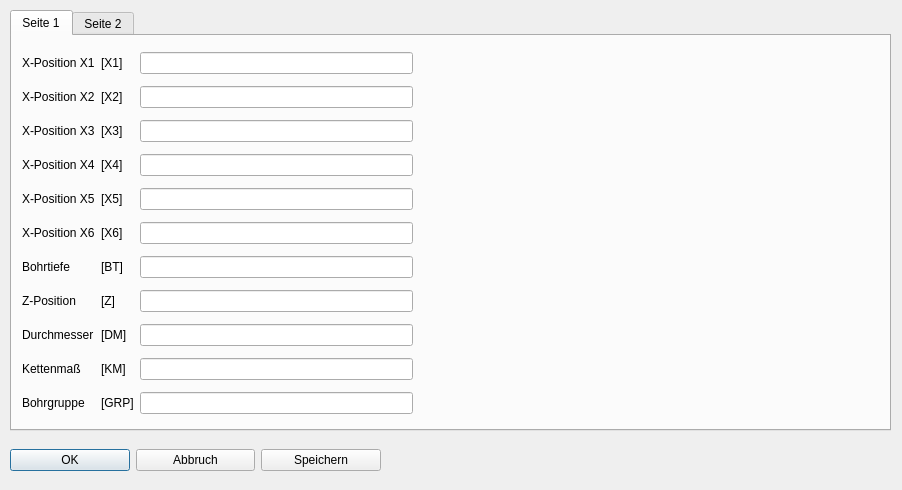
<?xml version="1.0" encoding="UTF-8"?>
<ui version="4.0">
 <class>Dialog_hbeyp</class>
 <widget class="QDialog" name="Dialog_hbeyp">
  <property name="geometry">
   <rect>
    <x>0</x>
    <y>0</y>
    <width>902</width>
    <height>490</height>
   </rect>
  </property>
  <property name="windowTitle">
   <string>HBE Y plus</string>
  </property>
  <property name="modal">
   <bool>true</bool>
  </property>
  <widget class="QTabWidget" name="tabWidget">
   <property name="geometry">
    <rect>
     <x>10</x>
     <y>10</y>
     <width>881</width>
     <height>421</height>
    </rect>
   </property>
   <property name="currentIndex">
    <number>0</number>
   </property>
   <widget class="QWidget" name="tab">
    <attribute name="title">
     <string>Seite 1</string>
    </attribute>
    <widget class="QWidget" name="layoutWidget">
     <property name="geometry">
      <rect>
       <x>10</x>
       <y>10</y>
       <width>391</width>
       <height>381</height>
      </rect>
     </property>
     <layout class="QGridLayout" name="gridLayout">
      <item row="10" column="0">
       <widget class="QLabel" name="label_6">
        <property name="text">
         <string>Bohrgruppe</string>
        </property>
       </widget>
      </item>
      <item row="1" column="2">
       <widget class="QLineEdit" name="lineEdit_x2"/>
      </item>
      <item row="6" column="2">
       <widget class="QLineEdit" name="lineEdit_boti"/>
      </item>
      <item row="2" column="0">
       <widget class="QLabel" name="label_2">
        <property name="text">
         <string>X-Position X3</string>
        </property>
       </widget>
      </item>
      <item row="2" column="1">
       <widget class="QLabel" name="label_37">
        <property name="text">
         <string>[X3]</string>
        </property>
       </widget>
      </item>
      <item row="7" column="2">
       <widget class="QLineEdit" name="lineEdit_z"/>
      </item>
      <item row="4" column="0">
       <widget class="QLabel" name="label_34">
        <property name="text">
         <string>X-Position X5</string>
        </property>
       </widget>
      </item>
      <item row="8" column="0">
       <widget class="QLabel" name="label_5">
        <property name="text">
         <string>Durchmesser</string>
        </property>
       </widget>
      </item>
      <item row="5" column="1">
       <widget class="QLabel" name="label_40">
        <property name="text">
         <string>[X6]</string>
        </property>
       </widget>
      </item>
      <item row="3" column="0">
       <widget class="QLabel" name="label_16">
        <property name="text">
         <string>X-Position X4</string>
        </property>
       </widget>
      </item>
      <item row="8" column="2">
       <widget class="QLineEdit" name="lineEdit_dm"/>
      </item>
      <item row="8" column="1">
       <widget class="QLabel" name="label_9">
        <property name="text">
         <string>[DM]</string>
        </property>
       </widget>
      </item>
      <item row="10" column="1">
       <widget class="QLabel" name="label_10">
        <property name="text">
         <string>[GRP]</string>
        </property>
       </widget>
      </item>
      <item row="6" column="1">
       <widget class="QLabel" name="label_8">
        <property name="text">
         <string>[BT]</string>
        </property>
       </widget>
      </item>
      <item row="4" column="1">
       <widget class="QLabel" name="label_39">
        <property name="text">
         <string>[X5]</string>
        </property>
       </widget>
      </item>
      <item row="10" column="2">
       <widget class="QLineEdit" name="lineEdit_grp"/>
      </item>
      <item row="4" column="2">
       <widget class="QLineEdit" name="lineEdit_x5"/>
      </item>
      <item row="0" column="0">
       <widget class="QLabel" name="label_3">
        <property name="text">
         <string>X-Position X1</string>
        </property>
       </widget>
      </item>
      <item row="7" column="1">
       <widget class="QLabel" name="label_42">
        <property name="text">
         <string>[Z]</string>
        </property>
       </widget>
      </item>
      <item row="5" column="2">
       <widget class="QLineEdit" name="lineEdit_x6"/>
      </item>
      <item row="5" column="0">
       <widget class="QLabel" name="label_35">
        <property name="text">
         <string>X-Position X6</string>
        </property>
       </widget>
      </item>
      <item row="1" column="0">
       <widget class="QLabel" name="label">
        <property name="text">
         <string>X-Position X2</string>
        </property>
       </widget>
      </item>
      <item row="6" column="0">
       <widget class="QLabel" name="label_4">
        <property name="text">
         <string>Bohrtiefe</string>
        </property>
       </widget>
      </item>
      <item row="3" column="2">
       <widget class="QLineEdit" name="lineEdit_x4"/>
      </item>
      <item row="3" column="1">
       <widget class="QLabel" name="label_38">
        <property name="text">
         <string>[X4]</string>
        </property>
       </widget>
      </item>
      <item row="2" column="2">
       <widget class="QLineEdit" name="lineEdit_x3"/>
      </item>
      <item row="1" column="1">
       <widget class="QLabel" name="label_36">
        <property name="text">
         <string>[X2]</string>
        </property>
       </widget>
      </item>
      <item row="7" column="0">
       <widget class="QLabel" name="label_41">
        <property name="text">
         <string>Z-Position</string>
        </property>
       </widget>
      </item>
      <item row="0" column="2">
       <widget class="QLineEdit" name="lineEdit_x1"/>
      </item>
      <item row="0" column="1">
       <widget class="QLabel" name="label_7">
        <property name="text">
         <string>[X1]</string>
        </property>
       </widget>
      </item>
      <item row="9" column="2">
       <widget class="QLineEdit" name="lineEdit_kette"/>
      </item>
      <item row="9" column="0">
       <widget class="QLabel" name="label_43">
        <property name="text">
         <string>Kettenmaß</string>
        </property>
       </widget>
      </item>
      <item row="9" column="1">
       <widget class="QLabel" name="label_44">
        <property name="text">
         <string>[KM]</string>
        </property>
       </widget>
      </item>
     </layout>
    </widget>
    <widget class="QLabel" name="label_bild">
     <property name="geometry">
      <rect>
       <x>410</x>
       <y>10</y>
       <width>461</width>
       <height>381</height>
      </rect>
     </property>
     <property name="text">
      <string/>
     </property>
    </widget>
   </widget>
   <widget class="QWidget" name="tab_2">
    <attribute name="title">
     <string>Seite 2</string>
    </attribute>
    <widget class="QWidget" name="layoutWidget_2">
     <property name="geometry">
      <rect>
       <x>11</x>
       <y>9</y>
       <width>391</width>
       <height>381</height>
      </rect>
     </property>
     <layout class="QGridLayout" name="gridLayout_2">
      <item row="3" column="1">
       <widget class="QLabel" name="label_18">
        <property name="text">
         <string>[ABV]</string>
        </property>
       </widget>
      </item>
      <item row="0" column="2">
       <widget class="QLineEdit" name="lineEdit_y2"/>
      </item>
      <item row="6" column="2">
       <widget class="QLineEdit" name="lineEdit_bez"/>
      </item>
      <item row="4" column="2">
       <widget class="QLineEdit" name="lineEdit_bovo"/>
      </item>
      <item row="7" column="0">
       <widget class="QLabel" name="label_33">
        <property name="text">
         <string>Ausführbedingung</string>
        </property>
       </widget>
      </item>
      <item row="1" column="0">
       <widget class="QLabel" name="label_46">
        <property name="text">
         <string>Y Position Y1</string>
        </property>
       </widget>
      </item>
      <item row="0" column="1">
       <widget class="QLabel" name="label_47">
        <property name="text">
         <string>[Y2]</string>
        </property>
       </widget>
      </item>
      <item row="2" column="0">
       <widget class="QLabel" name="label_11">
        <property name="text">
         <string>Anbohrtiefe</string>
        </property>
       </widget>
      </item>
      <item row="6" column="0">
       <widget class="QLabel" name="label_30">
        <property name="text">
         <string>Bezeichnung</string>
        </property>
       </widget>
      </item>
      <item row="1" column="1">
       <widget class="QLabel" name="label_48">
        <property name="text">
         <string>[Y1]</string>
        </property>
       </widget>
      </item>
      <item row="3" column="2">
       <widget class="QLineEdit" name="lineEdit_anbovo"/>
      </item>
      <item row="7" column="2">
       <widget class="QLineEdit" name="lineEdit_afb"/>
      </item>
      <item row="5" column="2">
       <widget class="QLineEdit" name="lineEdit_n"/>
      </item>
      <item row="0" column="0">
       <widget class="QLabel" name="label_45">
        <property name="text">
         <string>Y Position Y2 (Nein/-1)</string>
        </property>
       </widget>
      </item>
      <item row="7" column="1">
       <widget class="QLabel" name="label_32">
        <property name="text">
         <string>[AFB]</string>
        </property>
       </widget>
      </item>
      <item row="4" column="1">
       <widget class="QLabel" name="label_22">
        <property name="text">
         <string>[BV]</string>
        </property>
       </widget>
      </item>
      <item row="4" column="0">
       <widget class="QLabel" name="label_21">
        <property name="text">
         <string>Bohrvorschub</string>
        </property>
       </widget>
      </item>
      <item row="2" column="2">
       <widget class="QLineEdit" name="lineEdit_anboti"/>
      </item>
      <item row="3" column="0">
       <widget class="QLabel" name="label_17">
        <property name="text">
         <string>Anbohrvorschub</string>
        </property>
       </widget>
      </item>
      <item row="5" column="0">
       <widget class="QLabel" name="label_24">
        <property name="text">
         <string>Drehzahl</string>
        </property>
       </widget>
      </item>
      <item row="5" column="1">
       <widget class="QLabel" name="label_25">
        <property name="text">
         <string>[N]</string>
        </property>
       </widget>
      </item>
      <item row="6" column="1">
       <widget class="QLabel" name="label_31">
        <property name="text">
         <string>[BEZ]</string>
        </property>
       </widget>
      </item>
      <item row="1" column="2">
       <widget class="QLineEdit" name="lineEdit_y1"/>
      </item>
      <item row="2" column="1">
       <widget class="QLabel" name="label_13">
        <property name="text">
         <string>[ABT]</string>
        </property>
       </widget>
      </item>
     </layout>
    </widget>
    <widget class="QLabel" name="label_bild_2">
     <property name="geometry">
      <rect>
       <x>410</x>
       <y>10</y>
       <width>461</width>
       <height>381</height>
      </rect>
     </property>
     <property name="text">
      <string/>
     </property>
    </widget>
   </widget>
  </widget>
  <widget class="QWidget" name="layoutWidget_3">
   <property name="geometry">
    <rect>
     <x>10</x>
     <y>440</y>
     <width>371</width>
     <height>41</height>
    </rect>
   </property>
   <layout class="QHBoxLayout" name="horizontalLayout">
    <item>
     <widget class="QPushButton" name="pushButton_ok">
      <property name="text">
       <string>OK</string>
      </property>
     </widget>
    </item>
    <item>
     <widget class="QPushButton" name="pushButton_esc">
      <property name="text">
       <string>Abbruch</string>
      </property>
     </widget>
    </item>
    <item>
     <widget class="QPushButton" name="pushButton_save">
      <property name="text">
       <string>Speichern</string>
      </property>
     </widget>
    </item>
   </layout>
  </widget>
 </widget>
 <tabstops>
  <tabstop>tabWidget</tabstop>
  <tabstop>lineEdit_x1</tabstop>
  <tabstop>lineEdit_x2</tabstop>
  <tabstop>lineEdit_x3</tabstop>
  <tabstop>lineEdit_x4</tabstop>
  <tabstop>lineEdit_x5</tabstop>
  <tabstop>lineEdit_x6</tabstop>
  <tabstop>lineEdit_boti</tabstop>
  <tabstop>lineEdit_z</tabstop>
  <tabstop>lineEdit_dm</tabstop>
  <tabstop>lineEdit_kette</tabstop>
  <tabstop>lineEdit_grp</tabstop>
  <tabstop>pushButton_ok</tabstop>
  <tabstop>pushButton_esc</tabstop>
  <tabstop>pushButton_save</tabstop>
  <tabstop>lineEdit_y2</tabstop>
  <tabstop>lineEdit_y1</tabstop>
  <tabstop>lineEdit_anboti</tabstop>
  <tabstop>lineEdit_anbovo</tabstop>
  <tabstop>lineEdit_bovo</tabstop>
  <tabstop>lineEdit_n</tabstop>
  <tabstop>lineEdit_bez</tabstop>
  <tabstop>lineEdit_afb</tabstop>
 </tabstops>
 <resources/>
 <connections/>
</ui>
